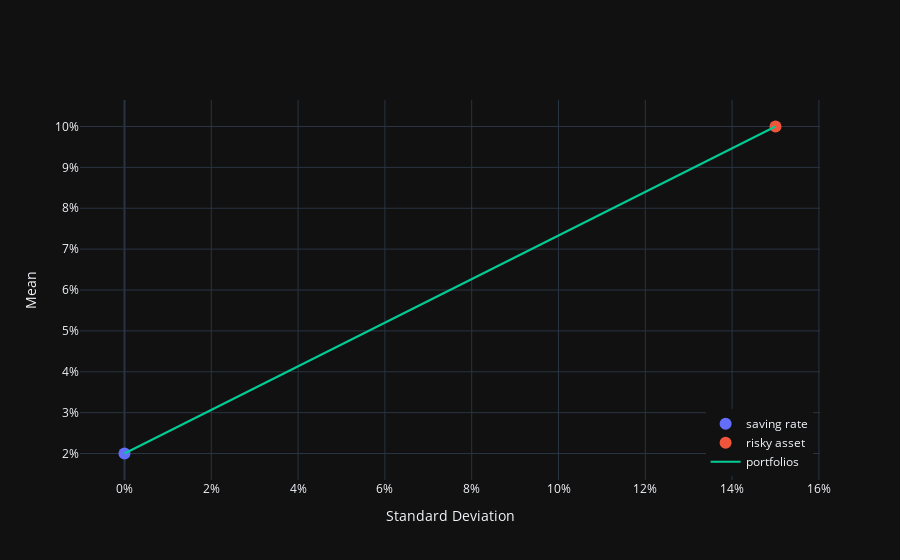

The notebook cell saved with this chart:
### Code cell
import numpy as np
import plotly.graph_objects as go

mn = 0.10
sd = 0.15
rf = 0.02
trace1 = go.Scatter(
  x=[0],
  y=[rf],
  mode="markers",
  name="saving rate",
  hovertemplate="saving rate %{y:.0%}<extra></extra>",
  marker=dict(size=12)
)

trace2 = go.Scatter( 
  x=[sd],
  y=[mn],
  mode="markers",
  name="risky asset",
  hovertemplate="risky asset<br>mean=%{y:.0%}<br>std dev=%{x:.0%}<extra></extra>",
  marker=dict(size=12)
)

grid = np.linspace(0,1,11)
mns = rf + (mn-rf)*grid
sds = sd*grid

trace3 = go.Scatter( 
    x=sds,
    y=mns,
    text=1-grid,
    mode="lines",
    hovertemplate="saving = %{text:.1%}<extra></extra>",
    name="portfolios"
)

fig = go.Figure()
for trace in (trace1, trace2, trace3):
    fig.add_trace(trace)

fig.update_layout(
    template="plotly_dark",
    xaxis_title="Standard Deviation",
    yaxis_title="Mean",
    yaxis_tickformat=".0%",
    xaxis_tickformat=".0%",
    legend=dict(
        yanchor="bottom", 
        y=0.01, 
        xanchor="right", 
        x=0.99
    )
)

fig.show()

### Figure 1 — Plotly figure (JSON) as saved in the notebook; plotly's stock layout.template omitted (floating-point values rounded to 4 significant figures)
{"data": [{"hovertemplate": "saving rate %{y:.0%}<extra></extra>", "marker": {"size": 12}, "mode": "markers", "name": "saving rate", "type": "scatter", "x": [0], "y": [0.02]}, {"hovertemplate": "risky asset<br>mean=%{y:.0%}<br>std dev=%{x:.0%}<extra></extra>", "marker": {"size": 12}, "mode": "markers", "name": "risky asset", "type": "scatter", "x": [0.15], "y": [0.1]}, {"hovertemplate": "saving = %{text:.1%}<extra></extra>", "mode": "lines", "name": "portfolios", "text": [1, 0.9, 0.8, 0.7, 0.6, 0.5, 0.4, 0.3, 0.2, 0.1, 0], "type": "scatter", "x": [0, 0.015, 0.03, 0.045, 0.06, 0.075, 0.09, 0.105, 0.12, 0.135, 0.15], "y": [0.02, 0.028, 0.036, 0.044, 0.052, 0.06, 0.068, 0.076, 0.084, 0.092, 0.1]}], "layout": {"autosize": true, "legend": {"x": 0.99, "xanchor": "right", "y": 0.01, "yanchor": "bottom"}, "xaxis": {"autorange": true, "range": [-0.01085, 0.1609], "tickformat": ".0%", "title": {"text": "Standard Deviation"}, "type": "linear"}, "yaxis": {"autorange": true, "range": [0.01102, 0.109], "tickformat": ".0%", "title": {"text": "Mean"}, "type": "linear"}}}
